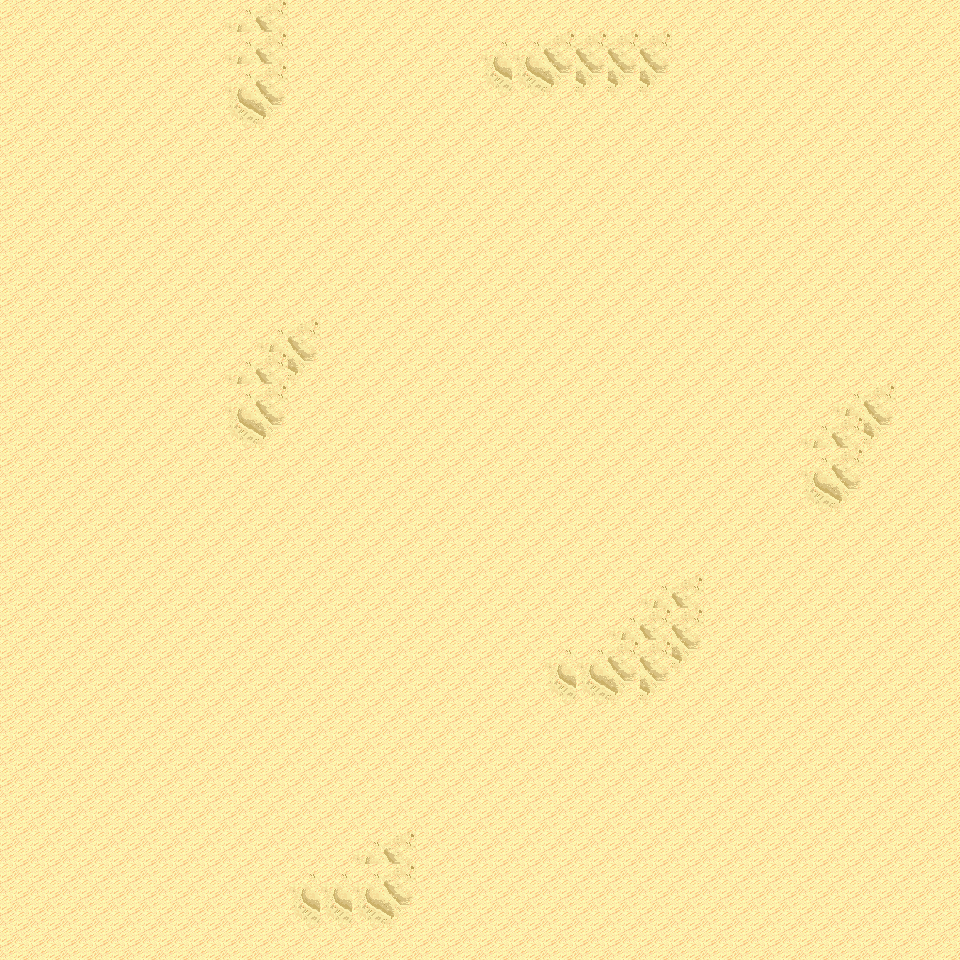

A 2D game scene composited from a Tiled map and its tileset images. What follows is a short description and the map's XML, with each tile layer's data collapsed to a summary:
An orthogonal 30x30 tile map with 32x32 px tiles, 6 tile layers (Ground, Object, Object2, Above, ...), 16 tilesets and 3 objects (3x mapExit).

<map version="1.0" orientation="orthogonal" renderorder="right-down" width="30" height="30" tilewidth="32" tileheight="32" nextobjectid="4">
  <tileset firstgid="1" name="tileset_logic_collision" tilewidth="32" tileheight="32" tilecount="1" columns="1">
    <image source="../drawable/tileset_logic_collision.png" width="32" height="32" />
  </tileset>
  <tileset firstgid="2" name="tileset_ground_ground" tilewidth="32" tileheight="32" tilecount="33" columns="3">
    <image source="../drawable/tileset_ground_ground.png" width="96" height="352" />
  </tileset>
  <tileset firstgid="35" name="tileset_terrain_desert" tilewidth="32" tileheight="32" tilecount="88" columns="8">
    <image source="../drawable/tileset_terrain_desert.png" width="256" height="352" />
  </tileset>
  <tileset firstgid="123" name="tileset_ground_sand_edges" tilewidth="32" tileheight="32" tilecount="15" columns="5">
    <image source="../drawable/tileset_ground_sand_edges.png" width="160" height="96" />
  </tileset>
  <tileset firstgid="138" name="tileset_ground_sand_2" tilewidth="32" tileheight="32" tilecount="15" columns="5">
    <image source="../drawable/tileset_ground_sand_2.png" width="160" height="96" />
  </tileset>
  <tileset firstgid="153" name="tileset_building_stone_ruins" tilewidth="32" tileheight="32" tilecount="72" columns="6">
    <image source="../drawable/tileset_building_stone_ruins.png" width="192" height="384" />
  </tileset>
  <tileset firstgid="225" name="tileset_item_statue_blackened_column" tilewidth="32" tileheight="32" tilecount="4" columns="1">
    <image source="../drawable/tileset_item_statue_blackened_column.png" width="32" height="128" />
  </tileset>
  <tileset firstgid="229" name="tileset_item_statue_skull_carving" tilewidth="32" tileheight="32" tilecount="4" columns="2">
    <image source="../drawable/tileset_item_statue_skull_carving.png" width="64" height="64" />
  </tileset>
  <tileset firstgid="233" name="tileset_item_statue_skullpedestal" tilewidth="32" tileheight="32" tilecount="2" columns="1">
    <image source="../drawable/tileset_item_statue_skullpedestal.png" width="32" height="64" />
  </tileset>
  <tileset firstgid="235" name="tileset_plant_tree_banana_tree" tilewidth="32" tileheight="32" tilecount="40" columns="4">
    <image source="../drawable/tileset_plant_tree_banana_tree.png" width="128" height="320" />
  </tileset>
  <tileset firstgid="275" name="tileset_plant_tree_palm_tree" tilewidth="32" tileheight="32" tilecount="6" columns="2">
    <image source="../drawable/tileset_plant_tree_palm_tree.png" width="64" height="96" />
  </tileset>
  <tileset firstgid="281" name="tileset_plant_tree_palm_trees" tilewidth="32" tileheight="32" tilecount="40" columns="4">
    <image source="../drawable/tileset_plant_tree_palm_trees.png" width="128" height="320" />
  </tileset>
  <tileset firstgid="321" name="tileset_plant_bush_large_green" tilewidth="32" tileheight="32" tilecount="9" columns="3">
    <image source="../drawable/tileset_plant_bush_large_green.png" width="96" height="96" />
  </tileset>
  <tileset firstgid="330" name="tileset_plant_cactus" tilewidth="32" tileheight="32" tilecount="2" columns="1">
    <image source="../drawable/tileset_plant_cactus.png" width="32" height="64" />
  </tileset>
  <tileset firstgid="332" name="tileset_plant_lily_pads" tilewidth="32" tileheight="32" tilecount="2" columns="1">
    <image source="../drawable/tileset_plant_lily_pads.png" width="32" height="64" />
  </tileset>
  <tileset firstgid="334" name="tileset_plant_round_cactuses" tilewidth="32" tileheight="32" tilecount="20" columns="10">
    <image source="../drawable/tileset_plant_round_cactuses.png" width="320" height="64" />
  </tileset>
  <layer name="Ground" width="30" height="30">
    <data>[900 cells, 900 non-empty, 5 distinct tile ids]</data>
  </layer>
  <layer name="Object" width="30" height="30">
    <data>[900 cells, 0 non-empty, 0 distinct tile ids]</data>
  </layer>
  <layer name="Object2" width="30" height="30">
    <data>[900 cells, 0 non-empty, 0 distinct tile ids]</data>
  </layer>
  <layer name="Above" width="30" height="30">
    <data>[900 cells, 0 non-empty, 0 distinct tile ids]</data>
  </layer>
  <layer name="Above2" width="30" height="30">
    <data>[900 cells, 0 non-empty, 0 distinct tile ids]</data>
  </layer>
  <layer name="Walkable" width="30" height="30">
    <data>[900 cells, 0 non-empty, 0 distinct tile ids]</data>
  </layer>
  <objectgroup name="MapEvents">
    <object id="1" name="north" type="mapExit" x="0" y="0" width="960" height="32">
      <properties>
        <property name="map" value="level_0_x34_y130" />
        <property name="x" value="0" />
        <property name="y" value="28" />
      </properties>
    </object>
    <object id="2" name="south" type="mapExit" x="0" y="928" width="960" height="32">
      <properties>
        <property name="map" value="level_0_x34_y132" />
        <property name="x" value="0" />
        <property name="y" value="1" />
      </properties>
    </object>
    <object id="3" name="east" type="mapExit" x="928" y="0" width="32" height="960">
      <properties>
        <property name="map" value="level_0_x35_y131" />
        <property name="x" value="1" />
        <property name="y" value="0" />
      </properties>
    </object>
  </objectgroup>
</map>
